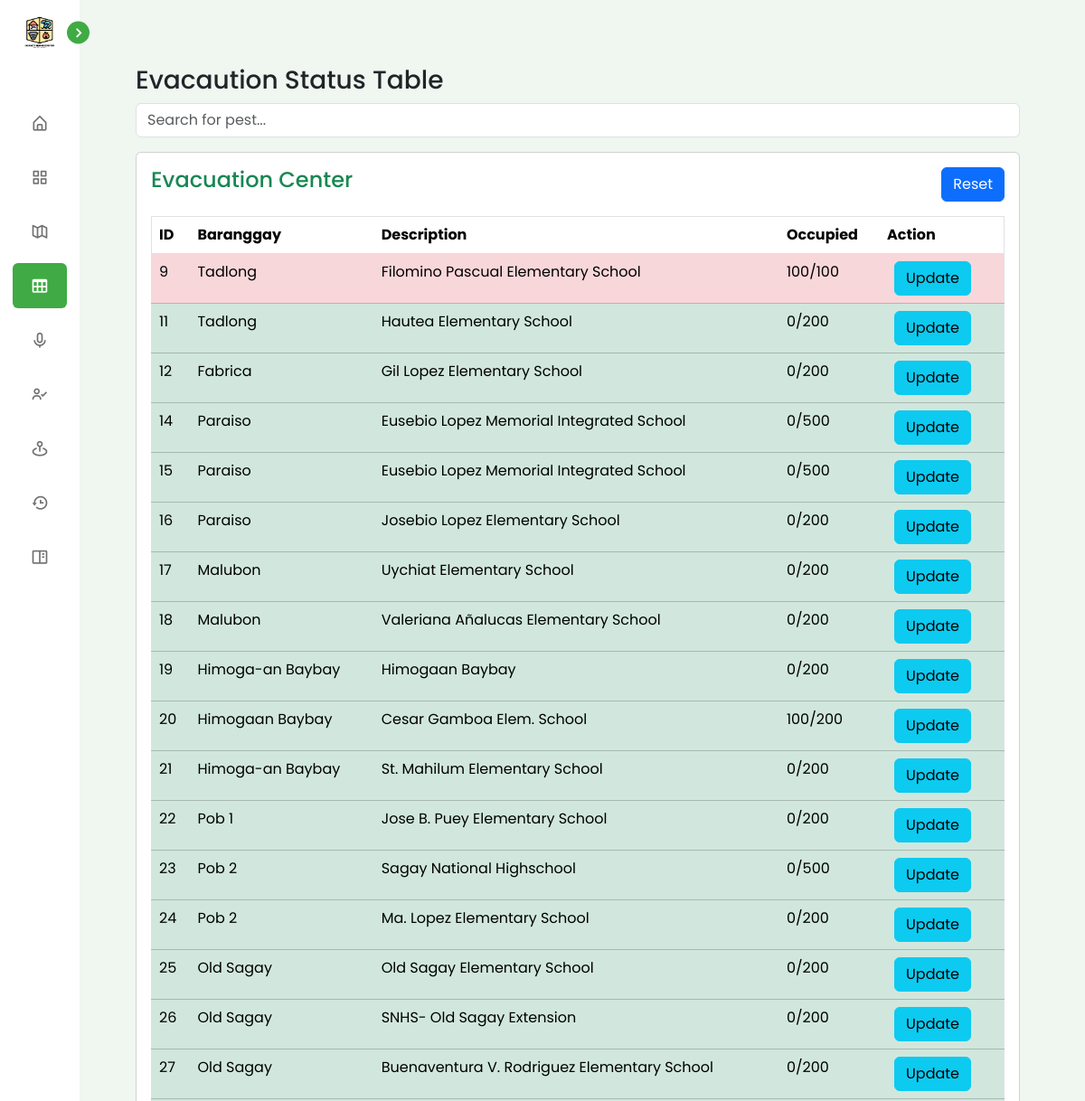
/view/pages/admin/table.php (signed in, upper part), run on an earlier commit of the app's database.
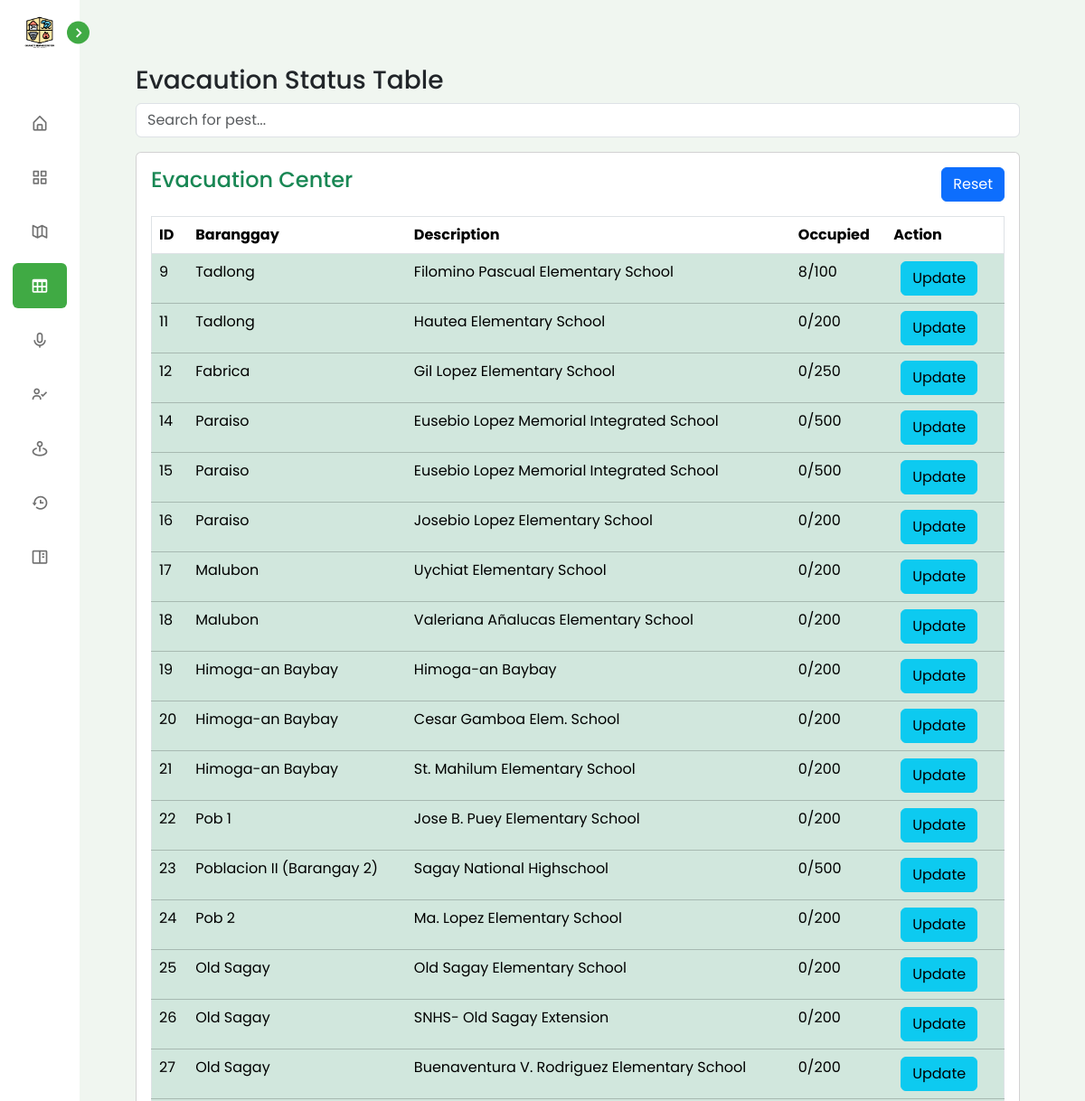
And on a later commit of the database.
### tables this page shows
CREATE TABLE `tbl_evacuation_location` (
  `id` int(11) NOT NULL,
  `location_id` varchar(255) NOT NULL,
  `location_name` varchar(255) NOT NULL,
  `location_description` varchar(255) NOT NULL,
  `location_latitude` varchar(255) NOT NULL,
  `location_longhitude` varchar(255) NOT NULL,
  `location_current_no_of_evacuue` int(255) NOT NULL,
  `location_max_accommodate` int(255) NOT NULL,
  `facilitator_id` int(255) NOT NULL
);

### connection/connection.php (called while the page is built, shortened)
<?php
class config {
    public function __construct(){
        $dsn = "mysql:host=".H.";dbname=".DB;
        $username = U;
        $password = P;
        try {
            $this->pdo = new PDO($dsn, $username, $password);
        } catch (PDOException $e) {
            die("Connection failed: " . $e->getMessage());
        }
    }
}
?>

### controller/EvacuationController.php (called while the page is built, shortened)
<?php
    require_once('../../../services/EvacuationServices.php');
    $evacuationService = new EvacuationServices();
?>

### services/EvacuationServices.php (called while the page is built, shortened)
<?php
require_once("../../../connection/connection.php");
class EvacuationServices extends config {
    public function getEvacuationStatus() {
        try {
            $query = "SELECT `id`, `location_id`, `location_name`, `location_description`, `location_latitude`, `location_longhitude`, `location_current_no_of_evacuue`, `location_max_accommodate` FROM `tbl_evacuation_location` WHERE 1";
            $stmt = $this->pdo->prepare($query);
            $stmt->execute();
            $calamities =  $stmt->fetchAll(PDO::FETCH_ASSOC);
            return $calamities;
        } catch (PDOException $e) {
            echo "Error: " . $e->getMessage();
        }
    }
}
?>

### view/pages/admin/table.php (the view, shortened to what the changed rows need)
<?php
require_once('../../../controller/EvacuationController.php');
$evacautionStatus = $evacuationService->getEvacuationStatus();
?>
<?php require_once('../../components/header.php')?>
<div class="p-2 p-md-5">
    <div class="p-0">
        <div class="table-responsive card p-3">
            <table border="1" class="table p-3" id="pestData">
                <thead>
                    <tr>
                        <th>ID</th>
                        <th>Baranggay</th>
                        <th>Description</th>
                        <th>Occupied</th>
                        <th>Action</th>
                    </tr>
                </thead>
                <tbody>
                    <?php if (!empty($evacautionStatus)): ?>
                        <?php foreach ($evacautionStatus as $evacaution): ?>
                            <tr
                            class="<?php
                                        $percentage = 0;
                                        if ($evacaution['location_max_accommodate'] > 0) {
                                            $percentage = ($evacaution['location_current_no_of_evacuue'] / $evacaution['location_max_accommodate']) * 100;
                                        }
                                        if ($percentage <= 50) {
                                            echo 'table-success';
                                        } elseif ($percentage <= 75) {
                                            echo 'table-info';
                                        } elseif ($percentage <= 99) {
                                            echo 'table-warning';
                                        } else {
                                            echo 'table-danger';
                                        }
                                    ?>
                                    ">
                                <td><?php echo htmlspecialchars($evacaution['id']); ?></td>
                                <td><?php echo htmlspecialchars($evacaution['location_name']); ?></td>
                                <td><?php echo htmlspecialchars($evacaution['location_description']); ?></td>
                                <td><?php echo htmlspecialchars($evacaution['location_current_no_of_evacuue'].'/'.$evacaution['location_max_accommodate']); ?></td>
                                <td>
                                    <button type="button" class="btn btn-info mx-0 mx-md-2 my-1 my-md-0"
                                        data-bs-toggle="modal"
                                        data-bs-target="#updateModal"
                                        data-bs-id="<?php echo htmlspecialchars($evacaution['id']); ?>"
                                        data-bs-brgy="<?php echo htmlspecialchars($evacaution['location_name']); ?>"
                                        data-bs-current="<?php echo htmlspecialchars($evacaution['location_current_no_of_evacuue']); ?>"
                                        data-bs-max="<?php echo htmlspecialchars($evacaution['location_max_accommodate']); ?>">
                                        Update
                                    </button>
                                </td>
                            </tr>
                        <?php endforeach; ?>
                    <?php else: ?>
                        <tr>
                            <td colspan="6" class="text-center">No records found.</td>
                        </tr>
                    <?php endif; ?>
                </tbody>
            </table>
        </div>
    </div>
</div>
<?php require_once('../../components/footer.php')?>

What changed in the data, as far as the page shows it:
changed tbl_evacuation_location "Filomino Pascual Elementary School": location_current_no_of_evacuue 100 → 8 (drawn); location_current_no_of_evacuue+location_max_accommodate "100/100" → "8/100"
changed tbl_evacuation_location "Fabrica": location_current_no_of_evacuue+location_max_accommodate "0/200" → "0/250"
changed tbl_evacuation_location id 19: location_description "Himogaan Baybay" → "Himoga-an Baybay"
changed tbl_evacuation_location "Cesar Gamboa Elem. School": location_name "Himogaan Baybay" → "Himoga-an Baybay"; location_current_no_of_evacuue+location_max_accommodate "100/200" → "0/200"
changed tbl_evacuation_location "Sagay National Highschool": location_name "Pob 2" → "Poblacion II (Barangay 2)"
